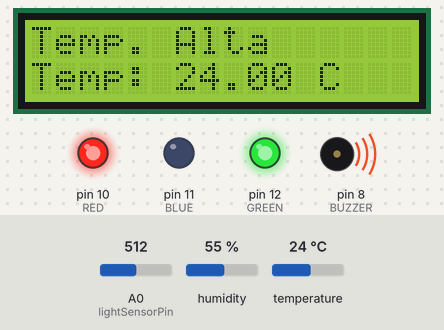
Recording of a sketch running on a simulated Arduino Uno, built with avr-gcc and run on an emulated ATmega328P. On the bench: 16×2 character LCD, output pins drawn as LEDs (lit = HIGH), buzzer (waves = sounding). The inputs (shaded band) are chosen by the test bench; at power-on: temperature 24 °C, A0 (lightSensorPin) = 512, humidity 55 %.

Above: at 1.2 s.
1.3 s: temperature set to 12 °C
At 2.8 s:
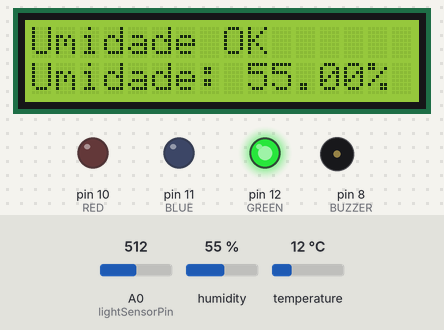
6.6 s: A0 (lightSensorPin) set to 268
10.4 s: A0 (lightSensorPin) set to 236
At 16.1 s:
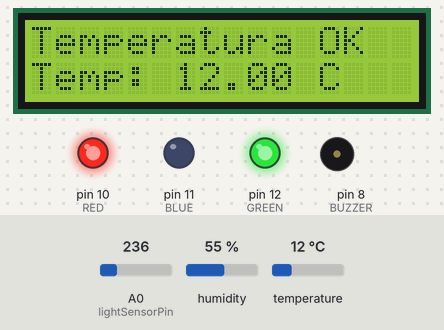
21.9 s: humidity set to 51 %
At 23.2 s:
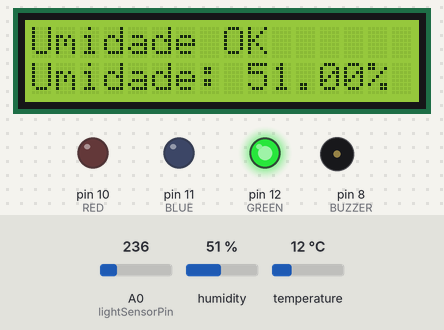
25.9 s: humidity set to 48 %
At 28.9 s:
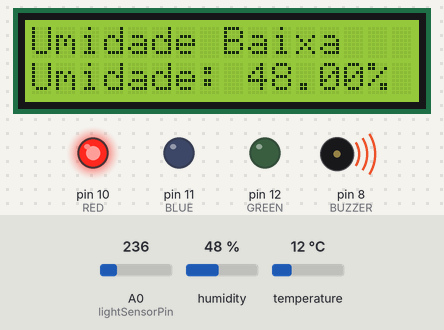
36.1 s: A0 (lightSensorPin) set to 60
At 40.2 s:
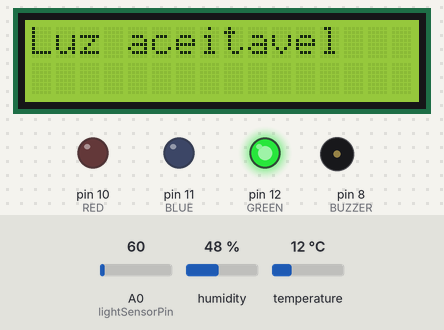
Timing chart, 0 to 48.3 s (numbered marks = the images above; inputs shaded):
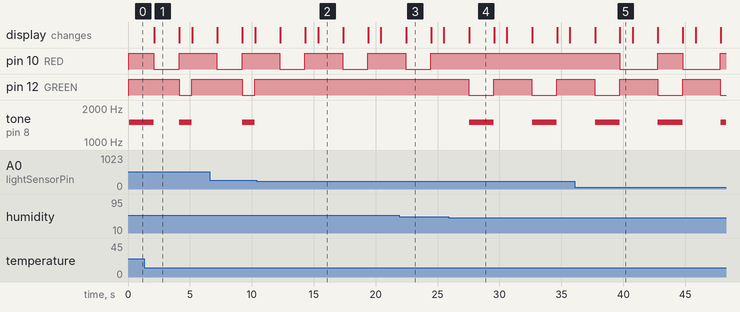

The sketch:

sensor_temperatura_humidade_lcd.ino
```cpp
// Código desenvolvido pelo grupo SoftForge

#include <Adafruit_Sensor.h>
#include <DHT.h>
#include <DHT_U.h>
#include <LiquidCrystal_I2C.h>


#define DHTPIN 4
#define DHTTYPE DHT11

// Portas
const byte RED = 10;
const byte BLUE = 11;
const byte GREEN = 12;
const int BUZZER = 8;
int lightSensorPin = A0;

// Variáveis
int i = 0;

// Configurações
DHT_Unified dht(DHTPIN, DHTTYPE);
LiquidCrystal_I2C lcd(0x27,16,2);

uint32_t delayMS;

void setup() {
  Serial.begin(9600);
  lcd.init();
  lcd.clear();
  lcd.backlight();
  pinMode(RED, OUTPUT);
  pinMode(GREEN, OUTPUT);
  pinMode(BLUE, OUTPUT);
  pinMode(BUZZER, OUTPUT);
  pinMode(lightSensorPin, INPUT);
  dht.begin();
  sensor_t sensor;
}

void loop() {
  // Delay entre medições.
  sensors_event_t event;

  // Temperatura
  dht.temperature().getEvent(&event);
  if ((event.temperature) < 10) {
    digitalWrite(RED, HIGH);
    digitalWrite(GREEN, HIGH);
    lcd.clear();
    lcd.setCursor(0,0);
    lcd.print("Temp. Baixa");
    lcd.setCursor(0,1);
    lcd.print("Temp: ");
    lcd.print(event.temperature);
    lcd.print(F(" C"));
    for (i; i < 1; i++) {
    tone(BUZZER, 1500);
    delay(2000);
    noTone(BUZZER);
    }
    i = 0;
  }
  else if((event.temperature) > 15){
    digitalWrite(RED, HIGH);
    digitalWrite(GREEN, HIGH);
    lcd.clear();
    lcd.setCursor(0,0);
    lcd.print("Temp. Alta");
    lcd.setCursor(0,1);
    lcd.print("Temp: ");
    lcd.print(event.temperature);
    lcd.print(F(" C"));
    for (i; i < 1; i++) {
    tone(BUZZER, 1500);
    delay(2000);
    noTone(BUZZER);
    }
    i = 0;
  }
  else{
    digitalWrite(GREEN, HIGH);
    lcd.clear();
    lcd.setCursor(0,0);
    lcd.print("Temperatura OK");
    lcd.setCursor(0,1);
    lcd.print("Temp: ");
    lcd.print(event.temperature);
    lcd.print(F(" C"));
    delay(2000);
  }

  //  Umidade

  dht.humidity().getEvent(&event);
  if ((event.relative_humidity) < 50) {
    digitalWrite(RED, HIGH);
    digitalWrite(BLUE, LOW);
    digitalWrite(GREEN, LOW);
    lcd.clear();
    lcd.setCursor(0, 0);
    lcd.print("Umidade Baixa");
    lcd.setCursor(0, 1);
    lcd.print("Umidade: ");
    lcd.print(event.relative_humidity);
    lcd.print("%");
    for (i; i < 1; i++) {
    tone(BUZZER, 1500);
    delay(2000);
    noTone(BUZZER);
    }
    i = 0;
  }
  else if((event.relative_humidity) > 70) {
    digitalWrite(RED, HIGH);
    digitalWrite(BLUE, LOW);
    digitalWrite(GREEN, LOW);
    lcd.clear();
    lcd.setCursor(0, 0);
    lcd.print("Umidade Alta");
    lcd.setCursor(0, 1);
    lcd.print("Umidade: ");
    lcd.print(event.relative_humidity);
    lcd.print("%");
    for (i; i < 1; i++) {
    tone(BUZZER, 1500);
    delay(2000);
    noTone(BUZZER);
    }
    i = 0;
  }
  else{
    digitalWrite(RED, LOW);
    digitalWrite(GREEN, HIGH);
    lcd.clear();
    lcd.setCursor(0,0);
    lcd.print("Umidade OK");
    lcd.setCursor(0,1);
    lcd.print("Umidade: ");
    lcd.print(event.relative_humidity);
    lcd.print("%");
    delay(2000);
  }

  // Luz

  if(analogRead(lightSensorPin) < 120){
    digitalWrite(RED, LOW);
    digitalWrite(GREEN, HIGH);
    lcd.clear();
    lcd.setCursor(0,0);
    lcd.print("Luz aceitavel");
    delay(1000);
  }
  else if(analogRead(lightSensorPin) >= 121 && analogRead(lightSensorPin) <= 249){
    digitalWrite(RED, HIGH);
    digitalWrite(GREEN, HIGH);
    lcd.clear();
    lcd.setCursor(0,0);
    lcd.print("Ambiente a meia");
    lcd.setCursor(0,1);
    lcd.print("luz");
    delay(1000);
  }
  else{
    digitalWrite(RED, HIGH);
    digitalWrite(GREEN, LOW);
    lcd.clear();
    lcd.setCursor(0,0);
    lcd.print("Ambiente muito");
    lcd.setCursor(0,1);
    lcd.print("claro");
    for (i; i < 1; i++) {
    tone(BUZZER, 1500);
    delay(1000);
    noTone(BUZZER);
    }
    i = 0;
}}
```

Measured:
- the behaviour switches between 250 and 249 on A0 (lightSensorPin) (found by bisection; images 1 and 2)
- the behaviour switches between 50 and 49 % on humidity (found by bisection; images 3 and 4)
- after the input at 1.3 s, tone on pin 8 (BUZZER): goes on until 5.1 s, then stays silent
- after the input at 10.4 s, pin 12 (GREEN): stops changing and stays HIGH; tone on pin 8 (BUZZER): stops changing and stays silent; the display: first differs from a run without the input after 3.9 s (image 2 shows a later state)
- after the input at 25.9 s, pin 10 (RED): stops changing and stays HIGH; pin 12 (GREEN): alternates HIGH for 3.1 s and LOW for 2.0 s, starting after 1.6 s; tone on pin 8 (BUZZER): alternates 1500 Hz for 2.0 s and silent for 3.1 s, starting after 1.6 s; the display: changes after 1.6 s (image 4)
- after the input at 36.1 s, pin 10 (RED): alternates HIGH for 2.0 s and LOW for 3.0 s, starting after 3.6 s; the display: first differs from a run without the input after 3.6 s (image 5)
- by itself, pin 10 (RED): alternates HIGH for 3.1 s and LOW for 2.0 s
